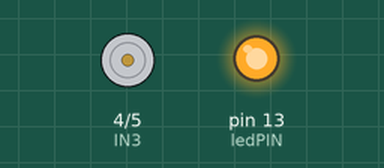
The sketch below on a simulated Arduino Uno, built with avr-gcc and run on an emulated ATmega328P. Shown: motor-driver pin pairs drawn as motors (green arrow = first pin HIGH = forward, orange = second pin HIGH = backward, longer = more drive), output pins drawn as LEDs (lit = HIGH).

Above: at 0.1 s.
At 15.6 s:
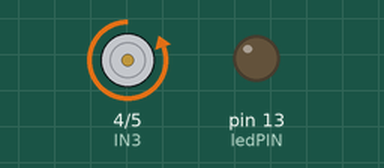
At 34.6 s:
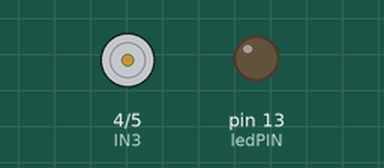
Timing chart, 0 to 36.1 s (numbered marks = the images above):
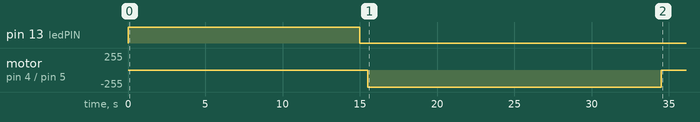

Measured:
- by itself, pin 13 (ledPIN): LOW → HIGH at 0.00 s, → LOW 15.0 s later
- by itself, motor on pin 4 (IN3) / pin 5 (IN4): stopped → backward 255/255 at 15.5 s, → stopped 19.0 s later

The sketch:

comedor_max.ino
```cpp
#include "Wire.h"

//pin para chichara
int ledPIN = 13;

int IN3 = 4;
int IN4 = 5;

int count=0;

void setup(){

  Wire.begin();
  Serial.begin(9600);

  //chichara
  pinMode(ledPIN , OUTPUT);

  //motor
  pinMode (IN4, OUTPUT);    // Input4 conectada al pin 4
  pinMode (IN3, OUTPUT);    // Input3 conectada al pin 5

}


void loop(){

 if(count==0){
  getChichara();
  ejecutar();
  count++;
 }

}


void ejecutar(){
    GiraOn();
    GiraOff();
}

void GiraOn(){
   // Motor gira en un sentido
  digitalWrite (IN4, HIGH);
  digitalWrite (IN3, LOW);
  delay(19000);
}

void GiraOff(){
  // Motor no gira
  digitalWrite (IN4, LOW);
}

void getChichara(){
  digitalWrite(ledPIN , HIGH);   // poner el Pin en HIGH
  delay(15000);                   // esperar un segundo
  digitalWrite(ledPIN , LOW);    // poner el Pin en LOW
  delay(500);
}
```
